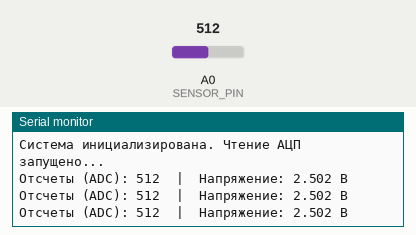
The sketch below on a simulated Arduino Uno, built with avr-gcc and run on an emulated ATmega328P. Parts: the last lines printed to the serial monitor. The inputs (shaded band) are chosen by the test bench; at power-on: A0 (SENSOR_PIN) = 512.

Above: at 2.2 s.
2.3 s: A0 (SENSOR_PIN) set to 716
At 3.0 s:
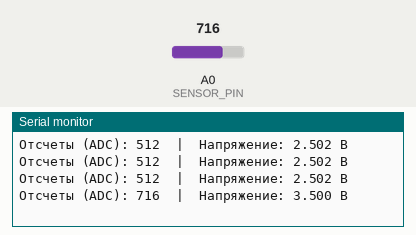
3.8 s: A0 (SENSOR_PIN) set to 900
At 4.5 s:
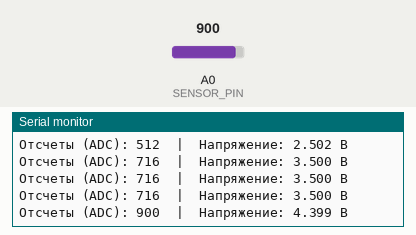
Timing chart, 0 to 6.8 s (numbered marks = the images above; inputs shaded):
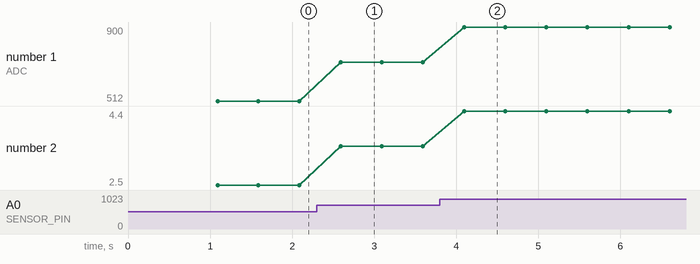

The sketch:

ADC.ino
```cpp
// Определяем пин, к которому подключен датчик или потенциометр
const int SENSOR_PIN = A0;

// Опорное напряжение микроконтроллера (в вольтах)
const float V_REF = 5.0;

// Максимальное значение для 10-битного АЦП (2^10 - 1 = 1023)
const int ADC_MAX = 1023;

void setup() {
  // Инициализируем Serial-порт для вывода информации в монитор
  Serial.begin(9600);

  // Небольшая запускная пауза
  delay(1000);
  Serial.println("Система инициализирована. Чтение АЦП запущено...");
}

void loop() {
  // 1. Читаем "сырые" отсчеты АЦП (число от 0 до 1023)
  int adcValue = analogRead(SENSOR_PIN);

  // 2. Переводим отсчеты в напряжение по формуле
  float voltage = (adcValue * V_REF) / ADC_MAX;

  // 3. Выводим результаты в Serial Monitor
  Serial.print("Отсчеты (ADC): ");
  Serial.print(adcValue);
  Serial.print("\t|\tНапряжение: ");
  Serial.print(voltage, 3); // Выводим с тремя знаками после запятой
  Serial.println(" В");

  // Делаем задержку полсекунды для удобства чтения
  delay(500);
}
```

Measured:
- after the input at 2.3 s, the serial monitor: prints a new line after 0.29 s (image 1)
- after the input at 3.8 s, the serial monitor: prints a new line after 0.29 s (image 2)
- plotted number 1: 512 → 716 after the input at 2.3 s, 716 → 900 after the input at 3.8 s
- plotted number 2: 2.5 → 3.5 after the input at 2.3 s, 3.5 → 4.4 after the input at 3.8 s
